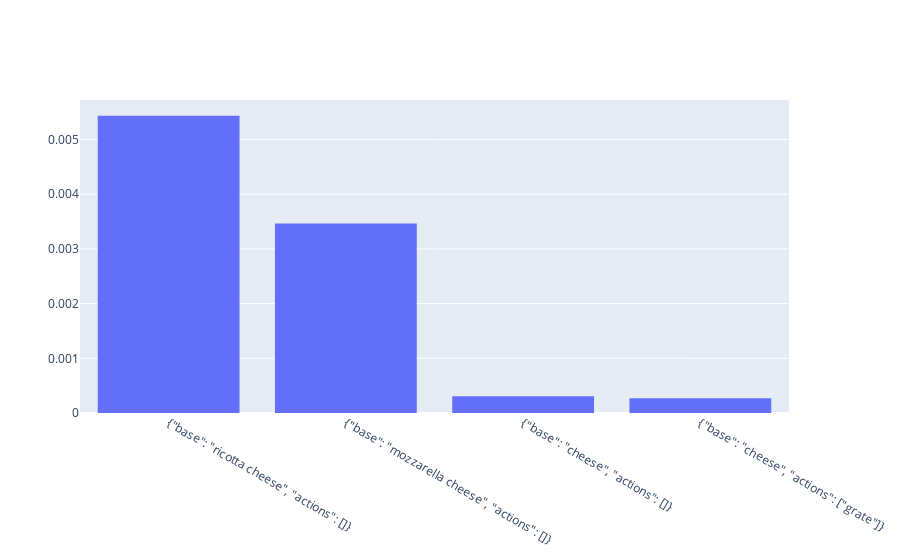

Source (notebook cell):
### Code cell
ing = EA.Ingredient("noodle")
ing.apply_action("cook")

keys, values = normalized_score(ing.to_json(), EA.m_mix)
data = go.Histogram(x=keys, y=values, histfunc="sum")
iplot([data])

### Figure 1 — Plotly figure (JSON) as saved in the notebook; plotly's stock layout.template omitted (floating-point values rounded to 4 significant figures)
{"data": [{"histfunc": "sum", "type": "histogram", "x": ["{\"base\": \"ricotta cheese\", \"actions\": []}", "{\"base\": \"mozzarella cheese\", \"actions\": []}", "{\"base\": \"cheese\", \"actions\": []}", "{\"base\": \"cheese\", \"actions\": [\"grate\"]}"], "y": [0.005436, 0.003466, 0.0003054, 0.0002709]}], "layout": {"autosize": true, "xaxis": {"autorange": true, "range": [-0.5, 3.5], "type": "category"}, "yaxis": {"autorange": true, "range": [0, 0.005722], "type": "linear"}}}
